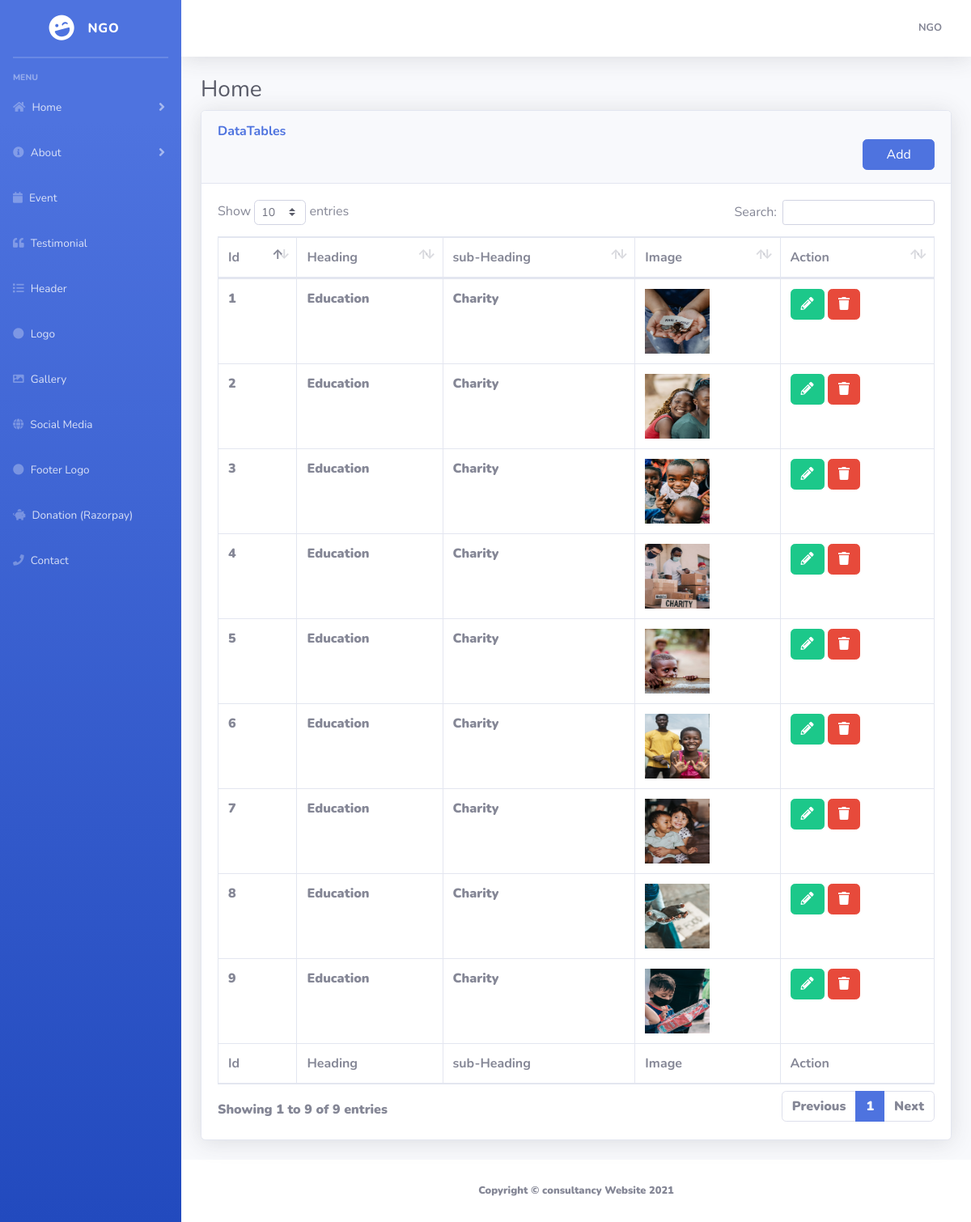
The app's page /admin/portfolio.php (signed in) with its own data.
### tables this page shows
CREATE TABLE `gallery` (
  `id` int(11) NOT NULL,
  `heading` varchar(1000) NOT NULL,
  `subheading` varchar(1000) NOT NULL,
  `image` varchar(1000) NOT NULL
);

### admin/db.php (called while the page is built, shortened)
?><?php
class DBController {
private $host = "localhost";
	private $user = "admin_oxpin";
	private $password = "parthiv99";
	private $database = "admin_oxpin";
	private $conn;
	function __construct() {
		$this->conn = $this->connectDB();
	}
	function connectDB() {
		$conn = mysqli_connect($this->host,$this->user,$this->password,$this->database);
mysqli_set_charset($conn,"utf8");
		return $conn;
	}
	function runQuery($query) {
		$result = mysqli_query($this->conn,$query);
		while($row=mysqli_fetch_assoc($result)) {
			$resultset[] = $row;
		}
		if(!empty($resultset))
			return $resultset;
	}
}
$db_handle = new DBController();
?>

### admin/portfolio.php (the view, shortened to what this page needs)
<?php
include('header.php');
?>
                <div class="container-fluid">
                    <h1 class="h3 mb-2 text-gray-800">Home</h1>
                    <div class="card shadow mb-4">
                        <div class="card-header py-3">
                            <h6 class="m-0 font-weight-bold text-primary">DataTables</h6>
                            <a href="portfolioadd.php"><button type="button" class="btn btn-primary" style="float: right; width: 10%;">
                                Add
                              </button></a>
                        </div>
                        <div class="card-body">
                            <div class="table-responsive">
                                <table class="table table-bordered" id="dataTable" width="100%" cellspacing="0">
                                    <thead>
                                        <tr>
                                            <th>Id</th>
                                            <th>Heading</th>
                                            <th>sub-Heading</th>
                                            <th>Image</th>
                                            <th>Action</th>
                                        </tr>
                                    </thead>
                                    <tfoot>
                                        <tr>
                                            <th>Id</th>
                                            <th>Heading</th>
                                            <th>sub-Heading</th>
                                            <th>Image</th>
                                            <th>Action</th>
                                        </tr>
                                    </tfoot>
                                    <tbody>
                                    <?php
$result = $db_handle->runQuery("select * from gallery ");
foreach($result as $row) { ?>
                    <td ><?php echo $row['id'];?></td>
                    <td ><?php echo $row['heading'];?></td>
                    <td ><?php echo $row['subheading'];?></td>
					<td><img src="<?php echo $row['image'];?>"style="width:80px;height:80px;"> </td>
                    <td>
                      <a href="portfolioedit.php?id=<?php echo $row['id']; ?>"> <button class="btn btn-success btn-xs"><i class="fas fa-pencil-alt"></i></button></a>
                      <a href="?delete=<?php echo $row['id'];?>">
                       <button class="btn btn-danger btn-xs"><i class="fa fa-trash"></i></button></a>
                    </td>
<?php } ?>
                                        </tbody>
                                </table>
                            </div>
                        </div>
                    </div>
                </div>
            </div>
            <footer class="sticky-footer bg-white">
                <div class="container my-auto">
                    <div class="copyright text-center my-auto">
                        <span>Copyright &copy; consultancy Website 2021</span>
                    </div>
                </div>
            </footer>
        </div>
    </div>
</body>
</html>

### records on screen
gallery: id "1", heading "Education", subheading "Charity", image (picture)
gallery: id "2", heading "Education", subheading "Charity", image (picture)
gallery: id "3", heading "Education", subheading "Charity", image (picture)
gallery: id "4", heading "Education", subheading "Charity", image (picture)
gallery: id "5", heading "Education", subheading "Charity", image (picture)
gallery: id "6", heading "Education", subheading "Charity", image (picture)
gallery: id "7", heading "Education", subheading "Charity", image (picture)
gallery: id "8", heading "Education", subheading "Charity", image (picture)
gallery: id "9", heading "Education", subheading "Charity", image (picture)
